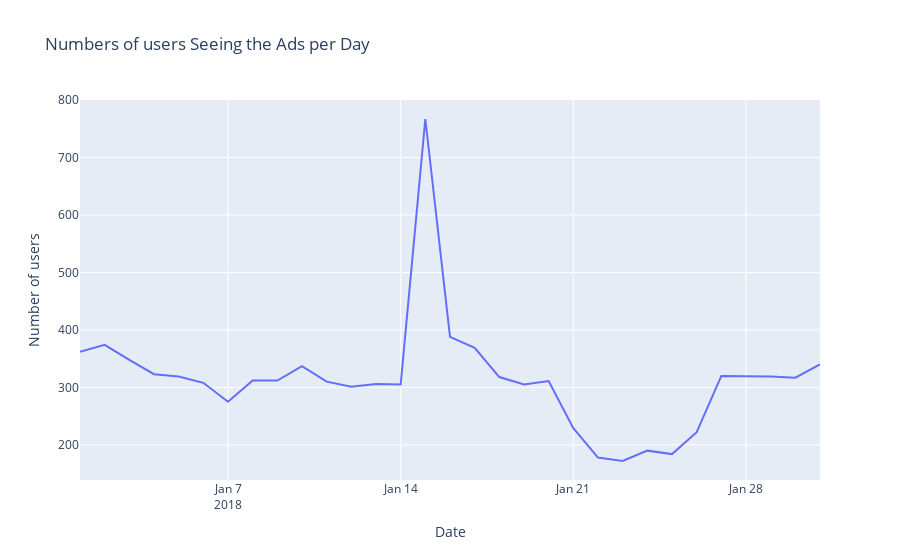

The code cell stored with this chart in its notebook:
### Code cell
# using Plotly
import plotly.graph_objects as go
line = go.Scatter(x=daily_users.index, y=daily_users.values)
fig = go.Figure(line)
fig.update_layout(title='Numbers of users Seeing the Ads per Day',
                 xaxis_title = 'Date',
                 yaxis_title = 'Number of users' 
                 )
fig.show()

### Figure 1 — Plotly figure (JSON) as saved in the notebook; plotly's stock layout.template omitted (floating-point values rounded to 4 significant figures)
{"data": [{"type": "scatter", "x": ["2018-01-01T00:00:00", "2018-01-02T00:00:00", "2018-01-03T00:00:00", "2018-01-04T00:00:00", "2018-01-05T00:00:00", "2018-01-06T00:00:00", "2018-01-07T00:00:00", "2018-01-08T00:00:00", "2018-01-09T00:00:00", "2018-01-10T00:00:00", "2018-01-11T00:00:00", "2018-01-12T00:00:00", "2018-01-13T00:00:00", "2018-01-14T00:00:00", "2018-01-15T00:00:00", "2018-01-16T00:00:00", "2018-01-17T00:00:00", "2018-01-18T00:00:00", "2018-01-19T00:00:00", "2018-01-20T00:00:00", "2018-01-21T00:00:00", "2018-01-22T00:00:00", "2018-01-23T00:00:00", "2018-01-24T00:00:00", "2018-01-25T00:00:00", "2018-01-26T00:00:00", "2018-01-27T00:00:00", "2018-01-28T00:00:00", "2018-01-29T00:00:00", "2018-01-30T00:00:00", "2018-01-31T00:00:00"], "y": [362, 374, 348, 323, 319, 308, 275, 312, 312, 337, 310, 301, 306, 305, 767, 388, 369, 318, 305, 311, 229, 178, 172, 190, 184, 222, 320, 320, 319, 317, 340]}], "layout": {"title": {"text": "Numbers of users Seeing the Ads per Day"}, "xaxis": {"title": {"text": "Date"}}, "yaxis": {"title": {"text": "Number of users"}}}}
